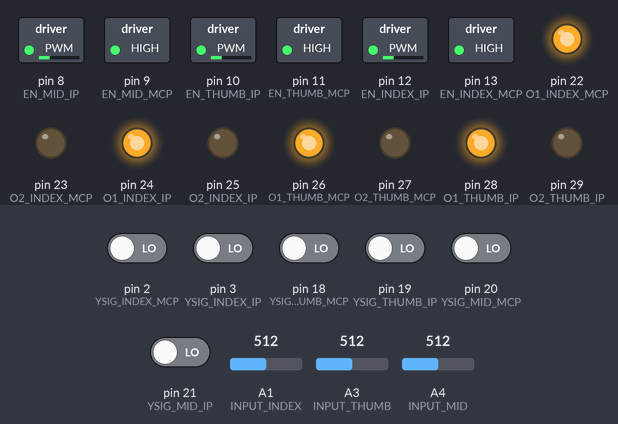
The sketch below on a simulated Arduino Mega 2560, built with avr-gcc and run on an emulated ATmega2560. Shown: switched loads named in the sketch (green lamp = pin HIGH), output pins drawn as LEDs (lit = HIGH). The inputs (shaded band) are chosen by the test bench; at power-on: pin 2 (YSIG_INDEX_MCP), pin 3 (YSIG_INDEX_IP), pin 18 (YSIG_THUMB_MCP), pin 19 (YSIG_THUMB_IP), pin 20 (YSIG_MID_MCP), pin 21 (YSIG_MID_IP) LOW, A1 (INPUT_INDEX) = 512, A3 (INPUT_THUMB) = 512, A4 (INPUT_MID) = 512. What the sketch prints to the serial monitor is not drawn.

Above: at 1.2 s.
1.3 s: A1 (INPUT_INDEX) set to 716
At 1.71 s:
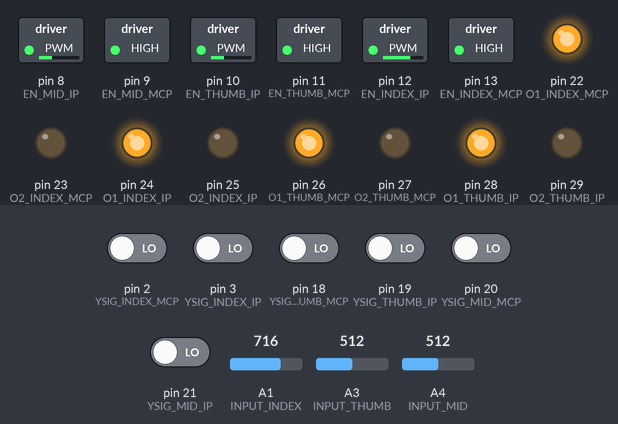
4.3 s: A3 (INPUT_THUMB) set to 716
At 8.1 s:
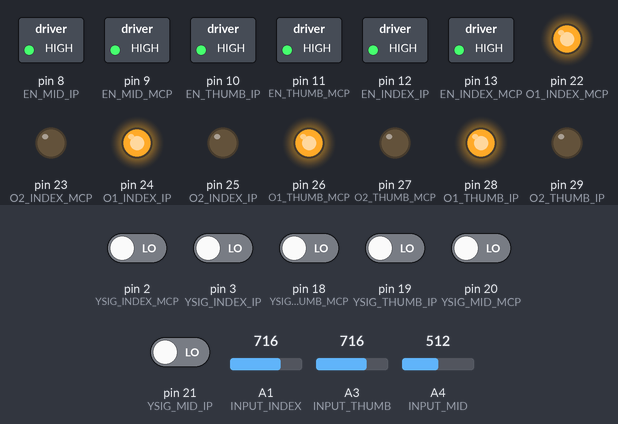
Timing chart, 0 to 9.6 s (numbered marks = the images above; inputs shaded):
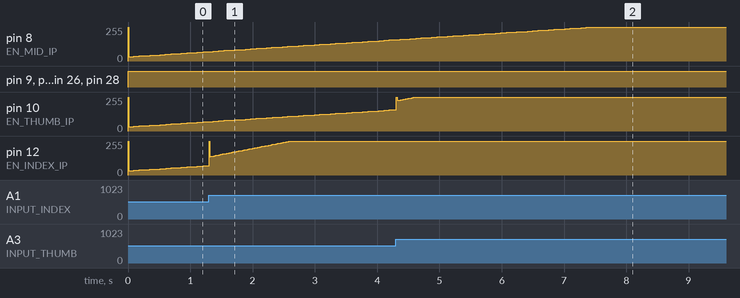

The sketch:

Hand.ino
```cpp
// Pins:
#define EN_INDEX_MCP 13
#define EN_INDEX_IP 12
#define EN_THUMB_MCP 11
#define EN_THUMB_IP 10
#define EN_MID_MCP 9
#define EN_MID_IP 8

#define O1_INDEX_MCP 22
#define O2_INDEX_MCP 23
#define O1_INDEX_IP 24
#define O2_INDEX_IP 25
#define O1_THUMB_MCP 26
#define O2_THUMB_MCP 27
#define O1_THUMB_IP 28
#define O2_THUMB_IP 29
#define O1_MID_MCP 30
#define O2_MID_MCP 31
#define O1_MID_IP 32
#define O2_MID_IP 33

#define YSIG_INDEX_MCP 2 // interrupt pin
#define BSIG_INDEX_MCP 53 // digital pin
#define YSIG_INDEX_IP 3
#define BSIG_INDEX_IP 52
#define YSIG_THUMB_MCP 18
#define BSIG_THUMB_MCP 51
#define YSIG_THUMB_IP 19
#define BSIG_THUMB_IP 50
#define YSIG_MID_MCP 20
#define BSIG_MID_MCP 49
#define YSIG_MID_IP 21
#define BSIG_MID_IP 48

#define INPUT_INDEX A1
#define INPUT_THUMB A3
#define INPUT_MID A4

#define MCP_MAX_ANGLE 90

// PID Tuning
#define Kp 1
#define Ki 0.9
#define Kd 0.05

#define TOLERANCE 0

#define SPEEDFACTOR 1.3

// Class Definitions
class Joint {
  public:
    volatile int angle = 0;

    Joint(uint8_t EN, uint8_t O1, uint8_t O2, uint8_t YSIG, uint8_t BSIG) {
      this->EN = EN;
      this->O1 = O1;
      this->O2 = O2;
      this->YSIG = YSIG;
      this->BSIG = BSIG;
    }

    double pid(int error) {
      now = millis();
      dt  = (now - last_time) / 1000.00;
      last_time = now;

      if (abs(error) <= TOLERANCE) error = 0;
      proportional = error;
      integral += error * dt;
      differential = (error - prev_error) / dt;
      prev_error = error;

      return (Kp * proportional) + (Ki * integral) + (Kd * differential);
    }

    void motorSpeed(int velocity) {
      if (velocity > 100) velocity = 100;
      if (velocity < -100) velocity = -100;

      analogWrite(EN, int(abs(velocity)*2.55));

      if (velocity > 0) {
        digitalWrite(O1, HIGH); // forwards
        digitalWrite(O2, LOW);
      } else {
        digitalWrite(O1, LOW); // backwards
        digitalWrite(O2, HIGH);
      }
    }

    void countDegrees(){
      if (digitalRead(YSIG) == digitalRead(BSIG)){
        angle--;
      } else {
        angle++;
      }
      if (angle == 360 || angle == -360){
        angle = 0;
      }
    }

  private:
    double integral = 0;
    double prev_error = 0;
    double last_time = 0;
    double now;
    double dt;
    double proportional;
    double differential;

    uint8_t EN;
    uint8_t O1;
    uint8_t O2;
    uint8_t YSIG;
    uint8_t BSIG;
};

class Finger {
  public:
    Joint* IP;
    Joint* MCP;

    Finger(uint8_t IN, uint8_t IP_EN, uint8_t IP_O1, uint8_t IP_O2, uint8_t IP_YSIG, uint8_t IP_BSIG, uint8_t MCP_EN, uint8_t MCP_O1, uint8_t MCP_O2, uint8_t MCP_YSIG, uint8_t MCP_BSIG) {
      this->IN = IN;
      initPotVal = analogRead(IN);

      IP = new Joint(IP_EN, IP_O1, IP_O2, IP_YSIG, IP_BSIG);
      MCP = new Joint(MCP_EN, MCP_O1, MCP_O2, MCP_YSIG, MCP_BSIG);
    }

    tick() {
      potVal = analogRead(IN);

      setpoint = (potVal - initPotVal) / 5;
      setpoint = round((float)setpoint / 10)*10;
      // setpoint measured in degrees from starting position

      if (setpoint > 120) {
        setpoint = 120;
      }

      if (setpoint > MCP_MAX_ANGLE) {
        IPsetpoint = setpoint - MCP_MAX_ANGLE;
        MCPsetpoint = MCP_MAX_ANGLE;
      } else if (setpoint < -MCP_MAX_ANGLE) {
        IPsetpoint = setpoint + MCP_MAX_ANGLE;
        MCPsetpoint = -MCP_MAX_ANGLE;
      } else {
        IPsetpoint = 0;
        MCPsetpoint = setpoint;
      }

      pidOutput = IP->pid(IPsetpoint - IP->angle);
      IP->motorSpeed((int)(pidOutput * SPEEDFACTOR));

      pidOutput = MCP->pid(MCPsetpoint - MCP->angle);
      MCP->motorSpeed((int)(pidOutput * SPEEDFACTOR));
    }

  private:
    uint8_t IN;
    uint8_t initPotVal;
    int potVal;
    int setpoint;
    int IPsetpoint;
    int MCPsetpoint;
    double pidOutput;
};

Finger* index;
Finger* thumb;
Finger* middle;

void setup() {
  Serial.begin(115200);
  while(!Serial);

  pinMode(EN_INDEX_IP, OUTPUT);
  pinMode(EN_INDEX_MCP, OUTPUT);

  pinMode(O1_INDEX_IP, OUTPUT);
  pinMode(O2_INDEX_IP, OUTPUT);
  pinMode(O1_INDEX_MCP, OUTPUT);
  pinMode(O2_INDEX_MCP, OUTPUT);

  pinMode(YSIG_INDEX_IP, INPUT);
  pinMode(BSIG_INDEX_IP, INPUT);
  pinMode(YSIG_INDEX_MCP, INPUT);
  pinMode(BSIG_INDEX_MCP, INPUT);

  pinMode(INPUT_INDEX, INPUT);

  pinMode(EN_THUMB_IP, OUTPUT);
  pinMode(EN_THUMB_MCP, OUTPUT);

  pinMode(O1_THUMB_IP, OUTPUT);
  pinMode(O2_THUMB_IP, OUTPUT);
  pinMode(O1_THUMB_MCP, OUTPUT);
  pinMode(O2_THUMB_MCP, OUTPUT);

  pinMode(YSIG_THUMB_IP, INPUT);
  pinMode(BSIG_THUMB_IP, INPUT);
  pinMode(YSIG_THUMB_MCP, INPUT);
  pinMode(BSIG_THUMB_MCP, INPUT);

  pinMode(INPUT_THUMB, INPUT);

  pinMode(EN_MID_IP, OUTPUT);
  pinMode(EN_MID_MCP, OUTPUT);

  pinMode(O1_MID_IP, OUTPUT);
  pinMode(O2_MID_IP, OUTPUT);
  pinMode(O1_MID_MCP, OUTPUT);
  pinMode(O2_MID_MCP, OUTPUT);

  pinMode(YSIG_MID_IP, INPUT);
  pinMode(BSIG_MID_IP, INPUT);
  pinMode(YSIG_MID_MCP, INPUT);
  pinMode(BSIG_MID_MCP, INPUT);

  pinMode(INPUT_MID, INPUT);

  index = new Finger(INPUT_INDEX, EN_INDEX_IP, O1_INDEX_IP, O2_INDEX_IP, YSIG_INDEX_IP, BSIG_INDEX_IP, EN_INDEX_MCP, O1_INDEX_MCP, O2_INDEX_MCP, YSIG_INDEX_MCP, BSIG_INDEX_MCP);
  thumb = new Finger(INPUT_THUMB, EN_THUMB_IP, O1_THUMB_IP, O2_THUMB_IP, YSIG_THUMB_IP, BSIG_THUMB_IP, EN_THUMB_MCP, O1_THUMB_MCP, O2_THUMB_MCP, YSIG_THUMB_MCP, BSIG_THUMB_MCP);
  middle = new Finger(INPUT_MID, EN_MID_IP, O1_MID_IP, O2_MID_IP, YSIG_MID_IP, BSIG_MID_IP, EN_MID_MCP, O1_MID_MCP, O2_MID_MCP, YSIG_MID_MCP, BSIG_MID_MCP);

  attachInterrupt(digitalPinToInterrupt(YSIG_INDEX_MCP), index_MCP_ISR, CHANGE);
  attachInterrupt(digitalPinToInterrupt(YSIG_INDEX_IP), index_IP_ISR, CHANGE);

  attachInterrupt(digitalPinToInterrupt(YSIG_THUMB_MCP), thumb_MCP_ISR, CHANGE);
  attachInterrupt(digitalPinToInterrupt(YSIG_THUMB_IP), thumb_IP_ISR, CHANGE);

  attachInterrupt(digitalPinToInterrupt(YSIG_MID_MCP), middle_MCP_ISR, CHANGE);
  attachInterrupt(digitalPinToInterrupt(YSIG_MID_IP), middle_IP_ISR, CHANGE);

  Serial.println("hello world");
}

void loop() {
  index->tick();
  thumb->tick();
  middle->tick();

  delay(10);
}

void index_MCP_ISR() {
  index->MCP->countDegrees();
}

void index_IP_ISR() {
  index->IP->countDegrees();
}

void thumb_MCP_ISR() {
  thumb->MCP->countDegrees();
}

void thumb_IP_ISR() {
  thumb->IP->countDegrees();
}

void middle_MCP_ISR() {
  middle->MCP->countDegrees();
}

void middle_IP_ISR() {
  middle->IP->countDegrees();
}
```
